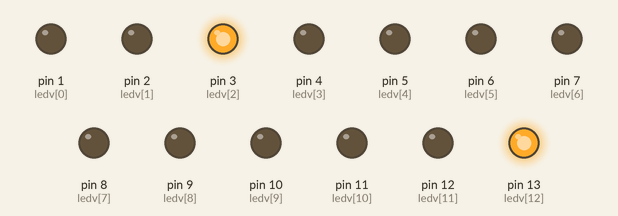
Simulated run of this sketch. Board: Arduino Uno, built with avr-gcc and run on an emulated ATmega328P. Parts: output pins drawn as LEDs (lit = HIGH).

Above: at 0.05 s.
At 0.55 s:
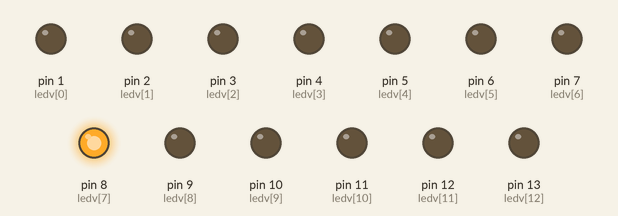
At 0.85 s:
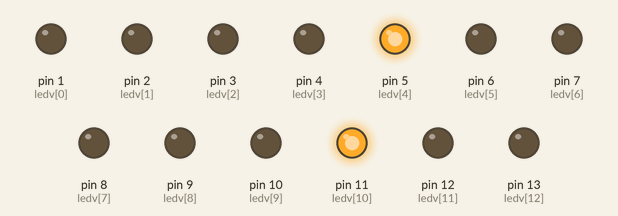
At 1.45 s:
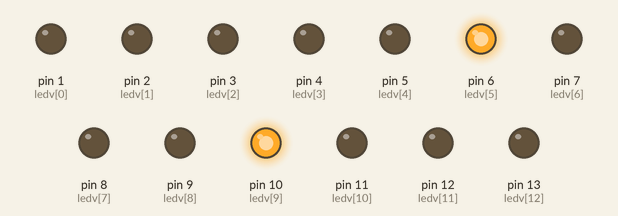
At 2.05 s:
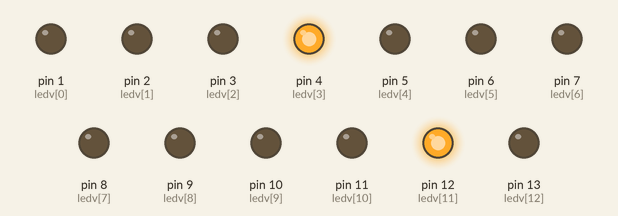
At 2.85 s:
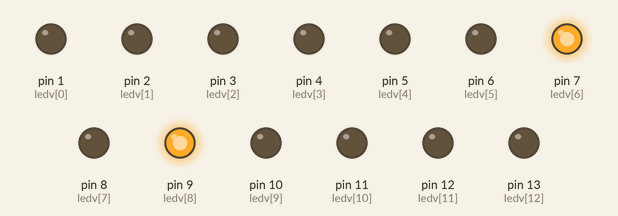
Timing chart, 0 to 3.1 s (numbered marks = the images above):
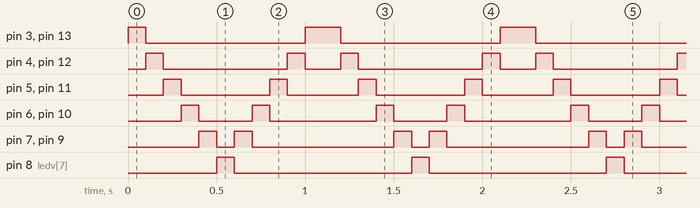

The sketch:

sketch.ino
```cpp
void setup() {

  pinMode(13, OUTPUT);
  pinMode(12, OUTPUT);
  pinMode(11, OUTPUT);
  pinMode(10, OUTPUT);
  pinMode(9, OUTPUT);
  pinMode(8, OUTPUT);
  pinMode(7, OUTPUT);
  pinMode(6, OUTPUT);
  pinMode(5, OUTPUT);
  pinMode(4, OUTPUT);
  pinMode(3, OUTPUT);
  pinMode(2, OUTPUT);
  pinMode(1, OUTPUT);

}


int ledv[20]={1,2,3,4,5,6,7,8,9,10,11,12,13};


void loop() {

 int i=2;
 int j=12;
  while (i<=14 && j>=2)     //andata
{
digitalWrite(ledv[i],HIGH);
digitalWrite(ledv[j],HIGH);
delay(100);
digitalWrite(ledv[i],LOW);
digitalWrite(ledv[j],LOW);
i++;
j--;

}

}
```

Measured:
- by itself, pin 3 (ledv[2]), pin 13 (ledv[12]): repeats every 1.1 s: LOW 0.90 s, HIGH 0.20 s
- by itself, pin 4 (ledv[3]), pin 12 (ledv[11]): repeats every 1.1 s: LOW 0.70 s, HIGH 0.10 s, LOW 0.20 s, HIGH 0.10 s
- by itself, pin 5 (ledv[4]), pin 11 (ledv[10]): alternates HIGH for 0.10 s and LOW for 0.45 s
- by itself, pin 6 (ledv[5]), pin 10 (ledv[9]): repeats every 1.1 s: LOW 0.30 s, HIGH 0.10 s, LOW 0.60 s, HIGH 0.10 s
- by itself, pin 7 (ledv[6]), pin 9 (ledv[8]): repeats every 1.1 s: LOW 0.10 s, HIGH 0.10 s, LOW 0.80 s, HIGH 0.10 s
- by itself, pin 8 (ledv[7]): alternates HIGH for 0.10 s and LOW for 1.0 s
